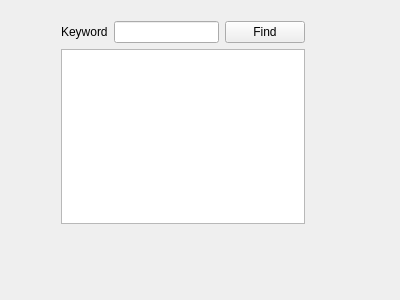
<?xml version="1.0" encoding="UTF-8"?>
<ui version="4.0">
 <class>TextFinder</class>
 <widget class="QWidget" name="TextFinder">
  <property name="geometry">
   <rect>
    <x>0</x>
    <y>0</y>
    <width>400</width>
    <height>300</height>
   </rect>
  </property>
  <property name="windowTitle">
   <string>TextFinder</string>
  </property>
  <widget class="QWidget" name="">
   <property name="geometry">
    <rect>
     <x>50</x>
     <y>10</y>
     <width>266</width>
     <height>225</height>
    </rect>
   </property>
   <layout class="QVBoxLayout" name="verticalLayout">
    <item>
     <layout class="QHBoxLayout" name="horizontalLayout">
      <item>
       <widget class="QLabel" name="label">
        <property name="text">
         <string>Keyword</string>
        </property>
       </widget>
      </item>
      <item>
       <widget class="QLineEdit" name="lineEdit"/>
      </item>
      <item>
       <widget class="QPushButton" name="findButton">
        <property name="text">
         <string>Find</string>
        </property>
       </widget>
      </item>
     </layout>
    </item>
    <item>
     <widget class="QTextEdit" name="textEdit"/>
    </item>
   </layout>
  </widget>
 </widget>
 <layoutdefault spacing="6" margin="11"/>
 <resources/>
 <connections/>
</ui>
